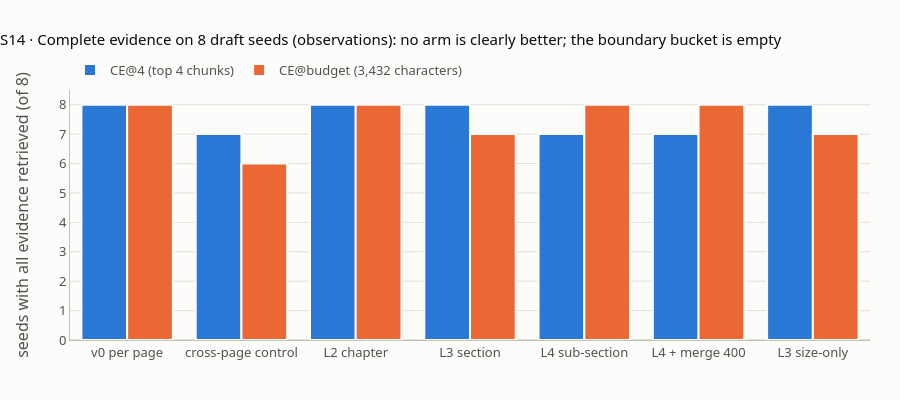

The cell this chart's notebook holds for it:
### Code cell
EXP14 = {  # CE@4, CE@budget, CE ranks, MRR@10 by CE, first-hit ranks, MRR@10 first hit, WordPiece max, over 256
    "v0 per page":        (8, 8, [3, 3, 1, 1, 1, 1, 3, 2], 0.688, [3, 3, 1, 1, 1, 1, 2, 2], 0.708, 182, 0),
    "cross-page control": (7, 6, [4, 3, 2, 1, 1, 1, 5, 2], 0.598, [4, 3, 2, 1, 1, 1, 4, 2], 0.604, 196, 0),
    "L2 chapter":         (8, 8, [2, 3, 1, 1, 2, 1, 4, 1], 0.698, [2, 3, 1, 1, 1, 1, 2, 1], 0.792, 175, 0),
    "L3 section":         (8, 7, [2, 3, 1, 1, 4, 3, 4, 2], 0.521, [2, 3, 1, 1, 1, 3, 3, 2], 0.625, 196, 0),
    "L4 sub-section":     (7, 8, [1, 1, 1, 1, 2, 1, 5, 1], 0.838, [1, 1, 1, 1, 1, 1, 3, 1], 0.917, 118, 0),
    "L4 + merge 400":     (7, 8, [1, 1, 1, 1, 4, 3, 5, 2], 0.660, [1, 1, 1, 1, 1, 3, 3, 2], 0.771, 140, 0),
    "L3 size-only":       (8, 7, [2, 3, 1, 1, 4, 3, 4, 2], 0.521, [2, 3, 1, 1, 1, 3, 3, 2], 0.625, 196, 0),
}
MEAN_V0 = round(sum(c["b"] - c["a"] for c in v0) / len(v0), 1)
BUDGET = 4 * MEAN_V0                                   # = 4 x 857.9 (the lesson's rounded mean)
check("S14 equal budget = 4 x v0 mean chunk length (characters)", [MEAN_V0, round(BUDGET)], [857.9, 3432])

if EMB is None:
    skip("S14 retrieval table (CE@4, CE@budget, CE ranks, MRR@10, first-hit ranks, WordPiece max) and the CE chart",
         "no MiniLM: " + " | ".join(why))
else:
    t1 = time.time()
    Q = EMB.encode([s["question"] for s in ANS])
    CACHE = {}

    def vecs(texts):
        new = [t for t in dict.fromkeys(texts) if t not in CACHE]
        if new:
            for t, v in zip(new, EMB.encode(new)):
                CACHE[t] = v
        return np.stack([CACHE[t] for t in texts])

    RES = {}
    for name, ch in ARMS.items():
        S = Q @ vecs([c["text"] for c in ch]).T
        ntok = EMB.n_tokens([c["text"] for c in ch])
        ce4, ceb, ranks, hits = [], [], [], []
        for qi, s in enumerate(ANS):
            order = list((-S[qi]).argsort(kind="stable"))

            def ce_at(k):
                rng = [(ch[j]["a"], ch[j]["b"]) for j in order[:k]]
                return all(any(covered(alt, rng) for alt in g) for g in GROUPS[s["qid"]])

            ce4.append(int(ce_at(4)))
            used, k = 0, 0
            while k < len(order) and used + (ch[order[k]]["b"] - ch[order[k]]["a"]) <= BUDGET:
                used += ch[order[k]]["b"] - ch[order[k]]["a"]
                k += 1
            ceb.append(int(ce_at(k)))
            ranks.append(next((k for k in range(1, 11) if ce_at(k)), None))
            hits.append(next((k + 1 for k, j in enumerate(order[:10])
                              if any(covered(alt, [(ch[j]["a"], ch[j]["b"])]) for g in GROUPS[s["qid"]] for alt in g)), None))
        RES[name] = (sum(ce4), sum(ceb), ranks, round(sum(1 / r for r in ranks if r) / len(ranks), 3), hits,
                     round(sum(1 / r for r in hits if r) / len(hits), 3), max(ntok), sum(t > 256 for t in ntok))
        r = RES[name]
        print(f"   {name:19} CE@4 {r[0]}/8  CE@budget {r[1]}/8  CE ranks {r[2]}  MRR@10(CE) {r[3]:.3f}  "
              f"first-hit {r[4]}  MRR@10 {r[5]:.3f}  WordPiece max {r[6]} (> 256: {r[7]})")
    print(f"   (retrieval time {time.time() - t1:.1f} s)")
    for name, e in EXP14.items():
        r = RES[name]
        check(f"S14 {name}: CE@4, CE@budget (of 8)", [r[0], r[1]], [e[0], e[1]])
        check(f"S14 {name}: CE ranks D-001..D-008; MRR@10 by CE", [r[2], r[3]], [e[2], e[3]], T3)
        check(f"S14 {name}: first-hit ranks; MRR@10 first hit", [r[4], r[5]], [e[4], e[5]], T3)
        check(f"S14 {name}: WordPiece max, chunks over 256", [r[6], r[7]], [e[6], e[7]])
    d002 = Q[1] @ vecs([c["text"] for c in v0]).T
    top5 = list((-d002).argsort(kind="stable")[:5])
    check("S14 cross-check P4 K3: v0, D-002 top-5 chunk ids", top5, [69, 68, 27, 17, 84])
    check("S14 cross-check P4 K3: their cosines", [float(d002[j]) for j in top5], [0.4606, 0.4513, 0.4386, 0.4385, 0.3387], T4)

    names = list(EXP14)
    fig = go.Figure()
    fig.add_bar(x=names, y=[RES[n][0] for n in names], name="CE@4 (top 4 chunks)", marker=dict(color=BLUE, line=dict(width=2, color=SURFACE)),
                hovertemplate="%{x}: CE@4 %{y}/8<extra></extra>")
    fig.add_bar(x=names, y=[RES[n][1] for n in names], name="CE@budget (3,432 characters)",
                marker=dict(color=ORANGE, line=dict(width=2, color=SURFACE)), hovertemplate="%{x}: CE@budget %{y}/8<extra></extra>")
    fig.update_layout(title="S14 · Complete evidence on 8 draft seeds (observations): no arm is clearly better; the boundary bucket is empty",
                      barmode="group", height=400, yaxis=dict(title="seeds with all evidence retrieved (of 8)", range=[0, 8.5], dtick=1))
    fig.show()

### Figure 1 — Plotly figure (JSON) as saved in the notebook; plotly's stock layout.template omitted (floating-point values rounded to 4 significant figures)
{"data": [{"hovertemplate": "%{x}: CE@4 %{y}/8<extra></extra>", "marker": {"color": "#2a78d6", "line": {"color": "#fcfcfb", "width": 2}}, "name": "CE@4 (top 4 chunks)", "x": ["v0 per page", "cross-page control", "L2 chapter", "L3 section", "L4 sub-section", "L4 + merge 400", "L3 size-only"], "y": [8, 7, 8, 8, 7, 7, 8], "type": "bar"}, {"hovertemplate": "%{x}: CE@budget %{y}/8<extra></extra>", "marker": {"color": "#eb6834", "line": {"color": "#fcfcfb", "width": 2}}, "name": "CE@budget (3,432 characters)", "x": ["v0 per page", "cross-page control", "L2 chapter", "L3 section", "L4 sub-section", "L4 + merge 400", "L3 size-only"], "y": [8, 6, 8, 7, 8, 8, 7], "type": "bar"}], "layout": {"yaxis": {"title": {"text": "seeds with all evidence retrieved (of 8)"}, "range": [0, 8.5], "dtick": 1}, "title": {"text": "S14 · Complete evidence on 8 draft seeds (observations): no arm is clearly better; the boundary bucket is empty"}, "barmode": "group", "height": 400}}
